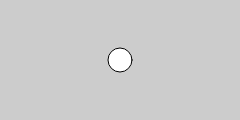
Frame 1 (no input)
Frame 60 (no input): identical to frame 1, image omitted
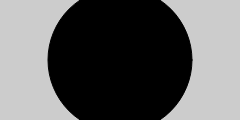
Frame 120 (the mouse pressed at the canvas centre since frame 60)

The p5.js sketch that drew these frames (run headless with seeded random() and noise() and a simulated clock; from frame 60 on, the mouse is pressed at the canvas centre):

// p5.js sketch
// ── sketch.js
var x = 120;
var y = 60;
var radius = 12;

function setup() {
  createCanvas(240, 120);
  ellipseMode(RADIUS);
}

function draw() {
  background(204);
  
  // Calculate the distance between the mouse and the center of the circle
  var d = dist(mouseX, mouseY, x, y);

  // Check if the distance is less than the radius of the circle
  if (d < radius) {
    radius++; // Increase the radius when the mouse is inside the circle
    fill(0);  // Fill the circle with black color
  } else {
    fill(255); // Fill the circle with white color
  }

  // Draw the circle
  ellipse(x, y, radius, radius);
}
